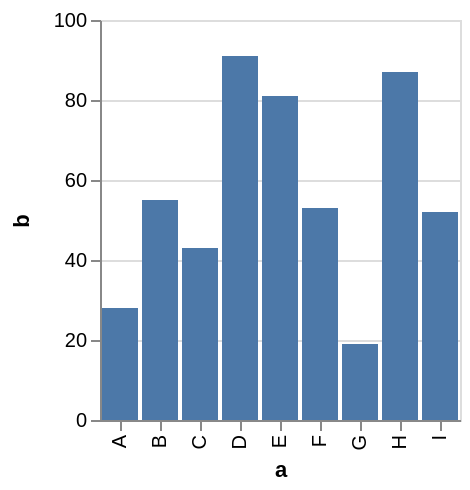

The Vega-Lite source for this figure:
### Vega specification from a JSON file in a GitHub repository (floating-point values rounded to 4 significant figures)
{"$schema": "https://vega.github.io/schema/vega/v5.json", "description": "A simple bar chart with embedded data with tooltip.", "autosize": "pad", "padding": 5, "height": 200, "style": "cell", "data": [{"name": "source_0", "values": [{"a": "A", "b": 28}, {"a": "B", "b": 55}, {"a": "C", "b": 43}, {"a": "D", "b": 91}, {"a": "E", "b": 81}, {"a": "F", "b": 53}, {"a": "G", "b": 19}, {"a": "H", "b": 87}, {"a": "I", "b": 52}]}], "signals": [{"name": "x_step", "value": 20}, {"name": "width", "update": "bandspace(domain('x').length, 0.1, 0.05) * x_step"}], "marks": [{"name": "marks", "type": "rect", "style": ["bar"], "from": {"data": "source_0"}, "encode": {"update": {"fill": [{"test": "datum[\"b\"] === null || isNaN(datum[\"b\"])", "value": null}, {"value": "#4c78a8"}], "tooltip": {"signal": "format(datum[\"b\"], \"\")"}, "x": {"scale": "x", "field": "a"}, "width": {"scale": "x", "band": true}, "y": {"scale": "y", "field": "b"}, "y2": {"scale": "y", "value": 0}}}}], "scales": [{"name": "x", "type": "band", "domain": {"data": "source_0", "field": "a", "sort": true}, "range": {"step": {"signal": "x_step"}}, "paddingInner": 0.1, "paddingOuter": 0.05}, {"name": "y", "type": "linear", "domain": {"data": "source_0", "field": "b"}, "range": [{"signal": "height"}, 0], "nice": true, "zero": true}], "axes": [{"scale": "x", "orient": "bottom", "grid": false, "title": "a", "labelAlign": "right", "labelAngle": 270, "labelBaseline": "middle", "labelOverlap": true, "zindex": 1}, {"scale": "y", "orient": "left", "grid": false, "title": "b", "labelOverlap": true, "tickCount": {"signal": "ceil(height/40)"}, "zindex": 1}, {"scale": "y", "orient": "left", "gridScale": "x", "grid": true, "tickCount": {"signal": "ceil(height/40)"}, "domain": false, "labels": false, "maxExtent": 0, "minExtent": 0, "ticks": false, "zindex": 0}], "config": {"axisY": {"minExtent": 30}}}
